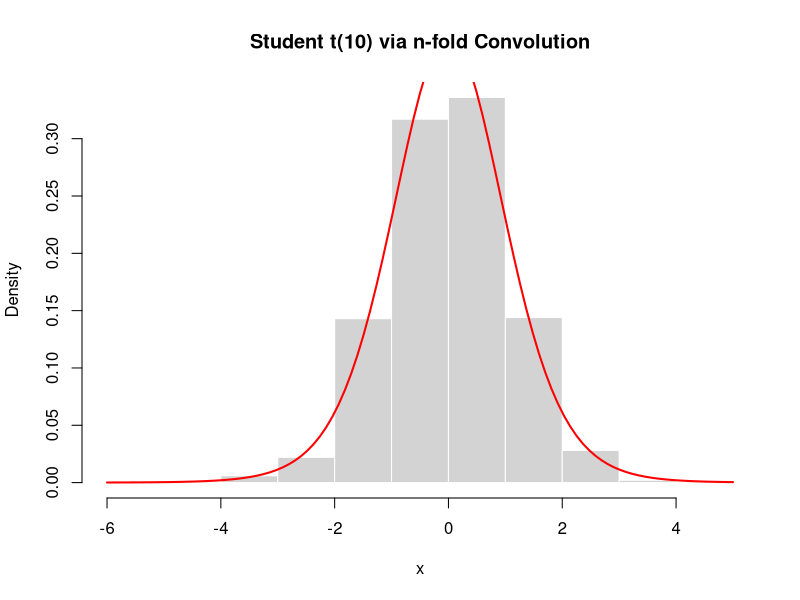
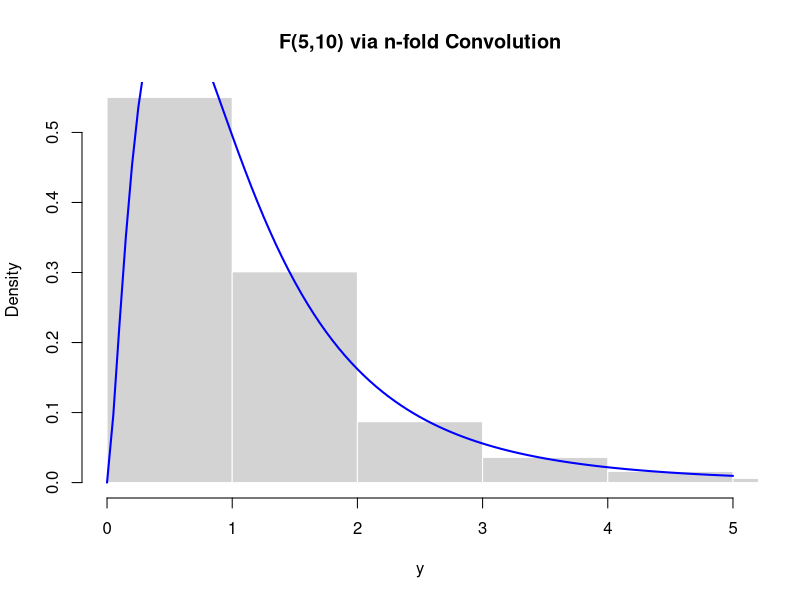

Write the R code that produced these figures, in order.
# FOR STUDENT defining degree of freedom for t-distribution
n_df<-10
random_t<-rt(15, df = n_df)
print(random_t)

# FOR FISHER defining degree of freedom for F-distribution
n_df_F <- 10
m_df_F<-15
random_f<-rf(15,df1 = n_df_F, df2 = m_df_F)
print(random_f)

##########################################################

# Generate Student t using n-fold convolution

##########################################################
rt_convolution <- function(n, size = 1000) {
  t_vals <- numeric(size)
  
  for (i in 1:size) {
    # Step 1: Generate n standard normals
    Z  <- rnorm(1)
    Zi <- rnorm(n)
    V  <- sum(Zi^2) # n-fold convolution 
    t_vals[i] <- Z / sqrt(V / n)
  }
  return(t_vals)
}

# Simulation
set.seed(123)
x <- rt_convolution(n = 10, size = 1000)

# Histogram and theoretical density
hist(x, probability = TRUE,
     main = "Student t(10) via n-fold Convolution",
     xlab = "x", col = "lightgray", border = "white")

curve(dt(x, df = 10),
      add = TRUE, col = "red", lwd = 2)



#####################################################

# Generate Fisher F using n-fold convolution

###################################################
rf_convolution <- function(n, m, size = 1000) {
  f_vals <- numeric(size)
  
  for (i in 1:size) {
    U <- sum(rnorm(n)^2)
    V <- sum(rnorm(m)^2)
    f_vals[i] <- (U / n) / (V / m)
  }
  return(f_vals)
}

# Simulation
set.seed(123)
y <- rf_convolution(n = 5, m = 10, size = 1000)

# Histogram and theoretical density
hist(y, probability = TRUE,
     main = "F(5,10) via n-fold Convolution",
     xlab = "y", xlim = c(0, 5),
     col = "lightgray", border = "white")

curve(df(x, df1 = 5, df2 = 10),
      add = TRUE, col = "blue", lwd = 2)
